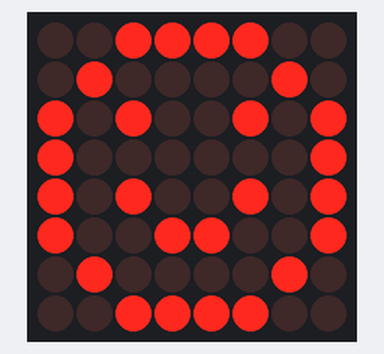
Simulated run of this sketch. Board: Arduino Uno, built with avr-gcc and run on an emulated ATmega328P. On the bench: 8×8 LED matrix.

Above: at 0.1 s.
At 1.5 s:
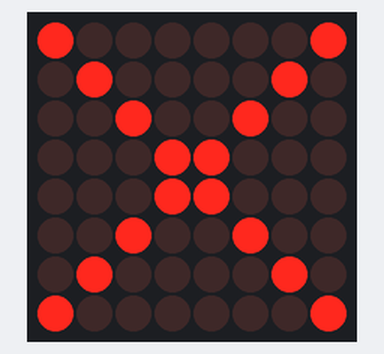

The sketch:

matriz_de_leds.ino
```cpp
#include <LedControl.h>    // incluye libreria LedControl
#define DIN 51 // DIN de la matriz de leds 8x8
#define CLK 52 // CLK de la matriz de leds 8x8
#define CS  53 // CS de la matriz de leds 8x8

LedControl lc=LedControl(DIN, CLK, CS, 1); // crea objeto (DIN, CLK, CS)

byte carita_feliz[8]= {       // array que contiene todos los elementos de las
  B00111100,                 // filas necesarias por mostrar una carita feliz
  B01000010,
  B10100101,
  B10000001,
  B10100101,
  B10011001,
  B01000010,
  B00111100
};

byte cruz[8]= {       // array que contiene todos los elementos de las
  B10000001,          // filas necesarias por mostrar una cruz
  B01000010,
  B00100100,
  B00011000,
  B00011000,
  B00100100,
  B01000010,
  B10000001
};

byte parpadeo[8]= {       // array que contiene todos los elementos de las
  B01111110,          // filas necesarias por mostrar una cruz
  B10111101,
  B11011011,
  B11100111,
  B11100111,
  B11011011,
  B10111101,
  B01111110
};


void setup() {
  lc.shutdown(0,false);     // enciende la matriz
  lc.setIntensity(0,4);     // establece brillo
  lc.clearDisplay(0);     // blanquea matriz
}

void loop(){
  mostrar(carita_feliz);      // llama funcion mostrar
  delay(1000);              // demora
  mostrar(cruz);// llama funcion mostrar
  delay(200);
  mostrar(parpadeo);
  delay(200);
  mostrar(cruz);
  delay(200);              // demora
}

void mostrar (byte character []){
  int i = 0;
  for (i=0; i<8; i++){
    lc.setRow(0,i,character[i]);
  }
}
```
